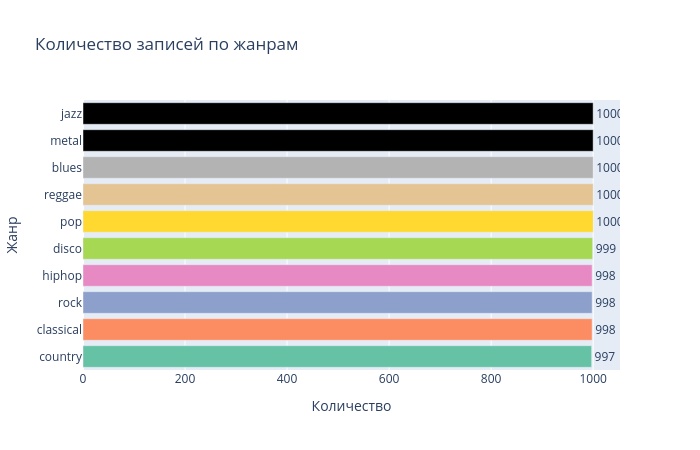

The code cell stored with this chart in its notebook:
### Markdown cell above
### 6.2. Столбчатая диаграмма (Bar chart)

### Code cell
genre_counts = df['label'].value_counts().sort_values(ascending=True)

fig = go.Figure(go.Bar(
    x=genre_counts.values,
    y=genre_counts.index,
    orientation='h',
    marker_color=px.colors.qualitative.Set2[:len(genre_counts)],
    text=genre_counts.values,
    textposition='outside'
))

fig.update_layout(
    title='Количество записей по жанрам',
    xaxis_title='Количество',
    yaxis_title='Жанр',
    width=700, height=450
)
fig.show()

### Figure 1 — Plotly figure (JSON) as saved in the notebook; plotly's stock layout.template omitted (floating-point values rounded to 4 significant figures)
{"data": [{"marker": {"color": ["rgb(102,194,165)", "rgb(252,141,98)", "rgb(141,160,203)", "rgb(231,138,195)", "rgb(166,216,84)", "rgb(255,217,47)", "rgb(229,196,148)", "rgb(179,179,179)"]}, "orientation": "h", "text": [997, 998, 998, 998, 999, 1000, 1000, 1000, 1000, 1000], "textposition": "outside", "type": "bar", "x": [997, 998, 998, 998, 999, 1000, 1000, 1000, 1000, 1000], "y": ["country", "classical", "rock", "hiphop", "disco", "pop", "reggae", "blues", "metal", "jazz"]}], "layout": {"height": 450, "title": {"text": "Количество записей по жанрам"}, "width": 700, "xaxis": {"title": {"text": "Количество"}}, "yaxis": {"title": {"text": "Жанр"}}}}
